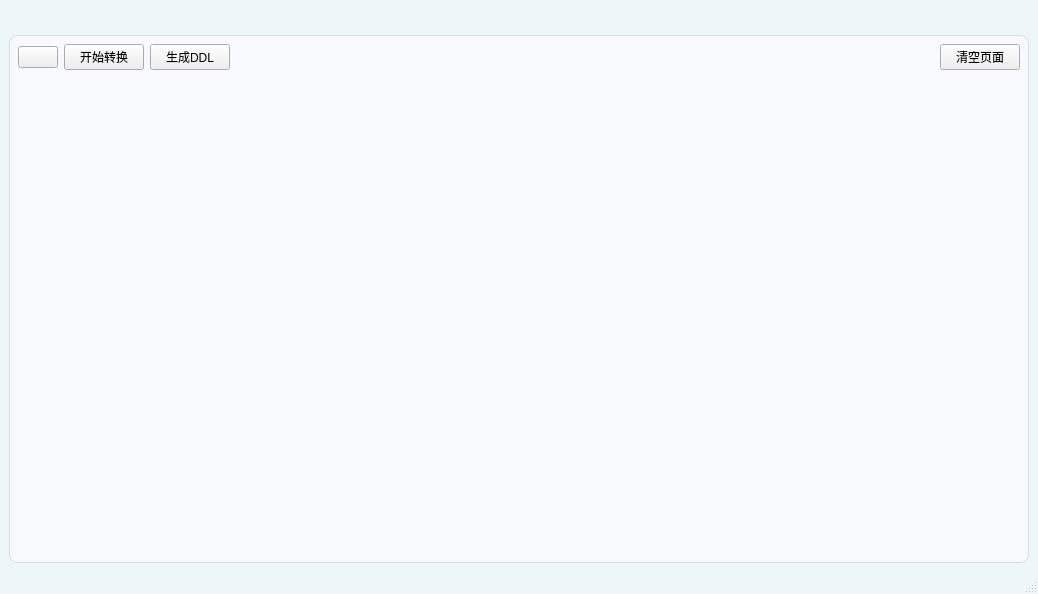
<?xml version="1.0" encoding="UTF-8"?>
<ui version="4.0">
 <class>MainWindow</class>
 <widget class="QMainWindow" name="MainWindow">
  <property name="geometry">
   <rect>
    <x>0</x>
    <y>0</y>
    <width>1038</width>
    <height>594</height>
   </rect>
  </property>
  <property name="windowTitle">
   <string>转换</string>
  </property>
  <property name="styleSheet">
   <string notr="true">QMainWindow {
     background-color: rgb(237, 246, 248); /* rgb(240, 244, 249)(237, 246, 248) */
 }</string>
  </property>
  <widget class="QWidget" name="centralwidget">
   <layout class="QVBoxLayout" name="verticalLayout">
    <item>
     <layout class="QHBoxLayout" name="horizontalLayout">
      <item>
       <widget class="Pivot" name="Pivot">
        <property name="items_" stdset="0">
         <string>Item1,开始转换
Item2,转换配置</string>
        </property>
       </widget>
      </item>
      <item>
       <spacer name="horizontalSpacer">
        <property name="orientation">
         <enum>Qt::Horizontal</enum>
        </property>
        <property name="sizeHint" stdset="0">
         <size>
          <width>40</width>
          <height>20</height>
         </size>
        </property>
       </spacer>
      </item>
     </layout>
    </item>
    <item>
     <widget class="QStackedWidget" name="stackedWidget">
      <property name="styleSheet">
       <string notr="true">#Item1,#Item2,#tab_sql,#tab_db,#tab_settings {
  background-color: rgb(247, 249, 252); /* rgb(237, 246, 248) */
  border: 1px solid rgb(220, 220, 220); /* 边框宽度、样式和颜色 */
  border-radius: 8px; /*圆角度*/
 }</string>
      </property>
      <property name="currentIndex">
       <number>0</number>
      </property>
      <widget class="QWidget" name="Item1">
       <layout class="QVBoxLayout" name="verticalLayout_2">
        <item>
         <layout class="QHBoxLayout" name="horizontalLayout_2">
          <item>
           <widget class="ComboBox" name="cbb_setting">
            <property name="items_" stdset="0">
             <string>--选择配置文件--
配置1
配置2</string>
            </property>
           </widget>
          </item>
          <item>
           <widget class="PushButton" name="PushButton_2">
            <property name="text">
             <string>开始转换</string>
            </property>
           </widget>
          </item>
          <item>
           <widget class="PushButton" name="PushButton_3">
            <property name="text">
             <string>生成DDL</string>
            </property>
           </widget>
          </item>
          <item>
           <spacer name="horizontalSpacer_2">
            <property name="orientation">
             <enum>Qt::Horizontal</enum>
            </property>
            <property name="sizeHint" stdset="0">
             <size>
              <width>40</width>
              <height>20</height>
             </size>
            </property>
           </spacer>
          </item>
          <item>
           <widget class="PushButton" name="PushButton">
            <property name="text">
             <string>清空页面</string>
            </property>
           </widget>
          </item>
         </layout>
        </item>
        <item>
         <layout class="QHBoxLayout" name="horizontalLayout_3">
          <item>
           <widget class="PageTableWidget" name="tbw_table" native="true">
            <property name="sizePolicy">
             <sizepolicy hsizetype="Preferred" vsizetype="Expanding">
              <horstretch>0</horstretch>
              <verstretch>0</verstretch>
             </sizepolicy>
            </property>
           </widget>
          </item>
         </layout>
        </item>
       </layout>
      </widget>
      <widget class="QWidget" name="Item2">
       <property name="styleSheet">
        <string notr="true">#widget_setting_left,#widget_setting_right {
  background-color: rgb(241, 243, 246); /* rgb(237, 246, 248) */
  border: 1px solid rgb(220, 220, 220); /* 边框宽度、样式和颜色 */
  border-radius: 8px; /*圆角度*/
 }</string>
       </property>
       <layout class="QHBoxLayout" name="horizontalLayout_6" stretch="1,4">
        <item>
         <widget class="QWidget" name="widget_setting_left" native="true">
          <property name="styleSheet">
           <string notr="true"/>
          </property>
          <layout class="QVBoxLayout" name="verticalLayout_3">
           <item>
            <layout class="QHBoxLayout" name="horizontalLayout_4">
             <item>
              <widget class="PushButton" name="btn_add_setting">
               <property name="text">
                <string>新增</string>
               </property>
              </widget>
             </item>
             <item>
              <widget class="PushButton" name="btn_del_setting">
               <property name="text">
                <string>删除</string>
               </property>
              </widget>
             </item>
             <item>
              <spacer name="horizontalSpacer_4">
               <property name="orientation">
                <enum>Qt::Horizontal</enum>
               </property>
               <property name="sizeHint" stdset="0">
                <size>
                 <width>40</width>
                 <height>20</height>
                </size>
               </property>
              </spacer>
             </item>
            </layout>
           </item>
           <item>
            <widget class="ListWidget" name="lsw_setting">
             <property name="styleSheet">
              <string notr="true">ListView,
ListWidget {
    background: transparent;
    background-color: rgb(255, 255, 255);
    outline: none;
    border: none;
    /* font: 13px 'Segoe UI', 'Microsoft YaHei'; */
    selection-background-color: transparent;
    alternate-background-color: transparent;
    padding-left: 4px;
    padding-right: 4px;
}

ListView::item,
ListWidget::item {
    background: transparent;
    border: 1px;
    padding-left: 11px;
    padding-right: 11px;
    height: 35px;
}


ListView::indicator,
ListWidget::indicator {
    width: 18px;
    height: 18px;
    border-radius: 5px;
    border: none;
    background-color: transparent;
    margin-right: 4px;
}

</string>
             </property>
             <item>
              <property name="text">
               <string>配置1</string>
              </property>
             </item>
             <item>
              <property name="text">
               <string>配置2</string>
              </property>
             </item>
            </widget>
           </item>
          </layout>
         </widget>
        </item>
        <item>
         <widget class="QWidget" name="widget_setting_right" native="true">
          <layout class="QVBoxLayout" name="verticalLayout_4">
           <item>
            <layout class="QHBoxLayout" name="horizontalLayout_5">
             <item>
              <widget class="PushButton" name="btn_save_setting">
               <property name="text">
                <string>保存</string>
               </property>
              </widget>
             </item>
             <item>
              <spacer name="horizontalSpacer_3">
               <property name="orientation">
                <enum>Qt::Horizontal</enum>
               </property>
               <property name="sizeHint" stdset="0">
                <size>
                 <width>40</width>
                 <height>20</height>
                </size>
               </property>
              </spacer>
             </item>
            </layout>
           </item>
           <item>
            <widget class="TableWidget" name="tbw_setting">
             <property name="styleSheet">
              <string notr="true">QTableView {
    background: transparent;
    outline: none;
    border: none;
    /* font: 13px 'Segoe UI', 'Microsoft YaHei'; */
    selection-background-color: transparent;
    alternate-background-color: transparent;
}

QTableView[isBorderVisible=true] {
    border: 1px solid rgba(0, 0, 0, 15);
}

QTableView::item {
    background: transparent;
    border: 0px;
    padding-left: 16px;
    padding-right: 16px;
    height: 35px;
}


QTableView::indicator {
    width: 18px;
    height: 18px;
    border-radius: 5px;
    border: none;
    background-color: transparent;
}


QHeaderView {
    background-color: transparent;
}

QHeaderView::section {
    background-color: transparent;
    color: rgb(96, 96, 96);
    padding-left: 5px;
    padding-right: 5px;
    border: 1px solid rgba(0, 0, 0, 15);
    font: 13px 'Segoe UI', 'Microsoft YaHei', 'PingFang SC';
}

QHeaderView::section:horizontal {
    border-left: none;
    height: 33px;
}

QTableView[isBorderVisible=true] QHeaderView::section:horizontal {
    border-top: none;
}

QHeaderView::section:horizontal:last {
    border-right: none;
}

QHeaderView::section:vertical {
    border-top: none;
}

QHeaderView::section:checked {
    background-color: transparent;
}

QHeaderView::down-arrow {
    subcontrol-origin: padding;
    subcontrol-position: center right;
    margin-right: 6px;
    image: url(:/qfluentwidgets/images/table_view/Down_black.svg);
}

QHeaderView::up-arrow {
    subcontrol-origin: padding;
    subcontrol-position: center right;
    margin-right: 6px;
    image: url(:/qfluentwidgets/images/table_view/Up_black.svg);
}

QTableCornerButton::section {
    background-color: transparent;
    border: 1px solid rgba(0, 0, 0, 15);
}

QTableCornerButton::section:pressed {
    background-color: rgba(0, 0, 0, 12);
}

ListView,
ListWidget {
    background: transparent;
    background-color: rgb(255, 255, 255);
    outline: none;
    border: none;
    /* font: 13px 'Segoe UI', 'Microsoft YaHei'; */
    selection-background-color: transparent;
    alternate-background-color: transparent;
    padding-left: 4px;
    padding-right: 4px;
}

ListView::item,
ListWidget::item {
    background: transparent;
    border: 1px;
    padding-left: 11px;
    padding-right: 11px;
    height: 35px;
}


ListView::indicator,
ListWidget::indicator {
    width: 18px;
    height: 18px;
    border-radius: 5px;
    border: none;
    background-color: transparent;
    margin-right: 4px;
}

</string>
             </property>
             <property name="rowCount">
              <number>50</number>
             </property>
             <row/>
             <row/>
             <row/>
             <row/>
             <row/>
             <row/>
             <row/>
             <row/>
             <row/>
             <row/>
             <row/>
             <row/>
             <row/>
             <row/>
             <row/>
             <row/>
             <row/>
             <row/>
             <row/>
             <row/>
             <row/>
             <row/>
             <row/>
             <row/>
             <row/>
             <row/>
             <row/>
             <row/>
             <row/>
             <row/>
             <row/>
             <row/>
             <row/>
             <row/>
             <row/>
             <row/>
             <row/>
             <row/>
             <row/>
             <row/>
             <row/>
             <row/>
             <row/>
             <row/>
             <row/>
             <row/>
             <row/>
             <row/>
             <row/>
             <row/>
             <column>
              <property name="text">
               <string>源类型</string>
              </property>
             </column>
             <column>
              <property name="text">
               <string>目标类型</string>
              </property>
             </column>
             <column>
              <property name="text">
               <string>长度转换规则</string>
              </property>
             </column>
             <column>
              <property name="text">
               <string>长度转换值</string>
              </property>
             </column>
             <column>
              <property name="text">
               <string>精度转换规则</string>
              </property>
             </column>
             <column>
              <property name="text">
               <string>精度转换值</string>
              </property>
             </column>
            </widget>
           </item>
          </layout>
         </widget>
        </item>
       </layout>
      </widget>
     </widget>
    </item>
   </layout>
  </widget>
  <widget class="QMenuBar" name="menubar">
   <property name="geometry">
    <rect>
     <x>0</x>
     <y>0</y>
     <width>1038</width>
     <height>30</height>
    </rect>
   </property>
  </widget>
  <widget class="QStatusBar" name="statusbar"/>
 </widget>
 <customwidgets>
  <customwidget>
   <class>ComboBox</class>
   <extends>QPushButton</extends>
   <header>qfluentwidgets</header>
  </customwidget>
  <customwidget>
   <class>PushButton</class>
   <extends>QPushButton</extends>
   <header>qfluentwidgets</header>
  </customwidget>
  <customwidget>
   <class>Pivot</class>
   <extends>QWidget</extends>
   <header>qfluentwidgets</header>
  </customwidget>
  <customwidget>
   <class>ListWidget</class>
   <extends>QListWidget</extends>
   <header>qfluentwidgets</header>
  </customwidget>
  <customwidget>
   <class>TableWidget</class>
   <extends>QTableWidget</extends>
   <header>qfluentwidgets</header>
  </customwidget>
  <customwidget>
   <class>PageTableWidget</class>
   <extends>QWidget</extends>
   <header location="global">testPageTableWidget</header>
   <container>1</container>
  </customwidget>
 </customwidgets>
 <resources/>
 <connections/>
</ui>
